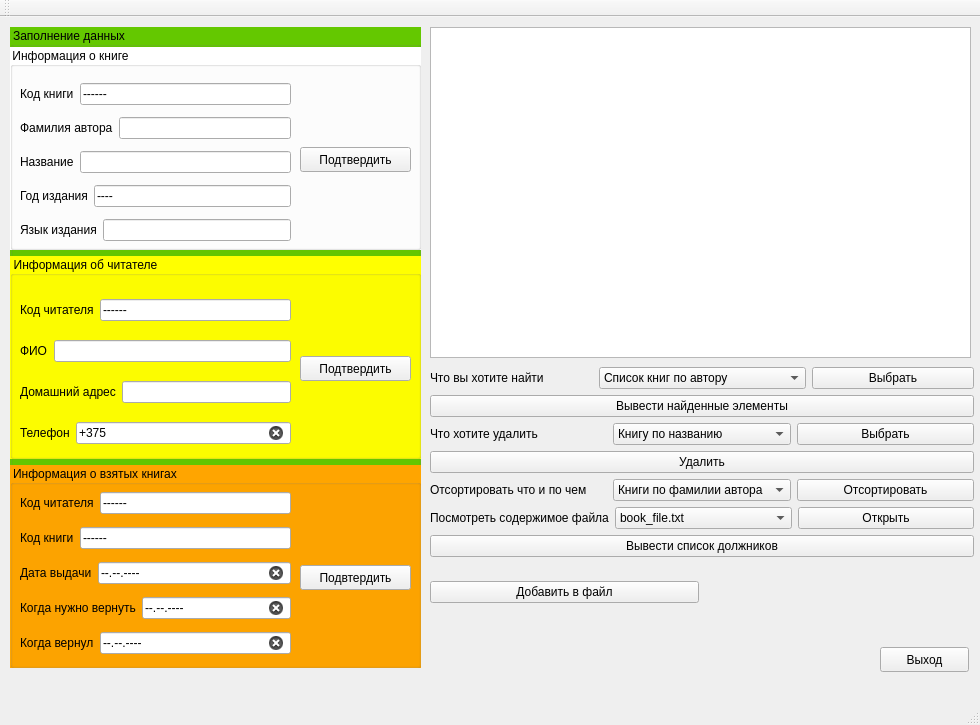
<?xml version="1.0" encoding="UTF-8"?>
<ui version="4.0">
 <class>MainWindow</class>
 <widget class="QMainWindow" name="MainWindow">
  <property name="geometry">
   <rect>
    <x>0</x>
    <y>0</y>
    <width>980</width>
    <height>725</height>
   </rect>
  </property>
  <property name="windowTitle">
   <string>MainWindow</string>
  </property>
  <property name="styleSheet">
   <string notr="true">#ln_vidachi[state1 = &quot;0&quot;] {
	background-color: red;
}
#ln_vidachi[state1 = &quot;1&quot;] {
	background-color: rgb(38, 162, 105);
}
#ln_vidachi[state1 = &quot;2&quot;] {
	background-color: white;
}
#ln_vernut[state2 = &quot;0&quot;] {
	background-color: red;
}
#ln_vernut[state2 = &quot;1&quot;] {
	background-color: rgb(38, 162, 105);
}
#ln_vernut[state2 = &quot;2&quot;] {
	background-color: white;
}
#ln_vernul[state3 = &quot;0&quot;] {
	background-color: red;
}
#ln_vernul[state3 = &quot;1&quot;] {
	background-color: rgb(38, 162, 105);
}
#ln_vernul[state3 = &quot;2&quot;] {
	background-color: white;
}
#ln_mob_number[state4 = &quot;0&quot;] {
	background-color: red;
}
#ln_mob_number[state4 = &quot;1&quot;] {
	background-color: rgb(38, 162, 105);
}
#ln_mob_number[state4 = &quot;2&quot;] {
	background-color: white;
}
#ln_code_of_book[state5 = &quot;0&quot;] {
	background-color: red;
}
#ln_code_of_book[state5 = &quot;1&quot;] {
	background-color: rgb(38, 162, 105);
}
#ln_code_of_book[state5 = &quot;2&quot;] {
	background-color: white;
}
#ln_year_of_edition[state6 = &quot;0&quot;] {
	background-color: red;
}
#ln_year_of_edition[state6 = &quot;1&quot;] {
	background-color: rgb(38, 162, 105);
}
#ln_year_of_edition[state6 = &quot;2&quot;] {
	background-color: white;
}
#ln_code_of_reader[state7 = &quot;0&quot;] {
	background-color: red;
}
#ln_code_of_reader[state7 = &quot;1&quot;] {
	background-color: rgb(38, 162, 105);
}
#ln_code_of_reader[state7 = &quot;2&quot;] {
	background-color: white;
}
#ln_codeb[state8 = &quot;0&quot;] {
	background-color: red;
}
#ln_codeb[state8 = &quot;1&quot;] {
	background-color: rgb(38, 162, 105);
}
#ln_codeb[state8 = &quot;2&quot;] {
	background-color: white;
}
#ln_coder[state9 = &quot;0&quot;] {
	background-color: red;
}
#ln_coder[state9 = &quot;1&quot;] {
	background-color: rgb(38, 162, 105);
}
#ln_coder[state9 = &quot;2&quot;] {
	background-color: white;
}</string>
  </property>
  <widget class="QWidget" name="centralwidget">
   <widget class="QListWidget" name="listWidget">
    <property name="geometry">
     <rect>
      <x>430</x>
      <y>10</y>
      <width>541</width>
      <height>331</height>
     </rect>
    </property>
   </widget>
   <widget class="QGroupBox" name="groupBox_4">
    <property name="geometry">
     <rect>
      <x>10</x>
      <y>10</y>
      <width>411</width>
      <height>641</height>
     </rect>
    </property>
    <property name="styleSheet">
     <string notr="true">QGroupBox {
background-color:rgb(100,200,0);
}</string>
    </property>
    <property name="title">
     <string>Заполнение данных</string>
    </property>
   </widget>
   <widget class="QWidget" name="layoutWidget">
    <property name="geometry">
     <rect>
      <x>10</x>
      <y>30</y>
      <width>411</width>
      <height>621</height>
     </rect>
    </property>
    <layout class="QVBoxLayout" name="verticalLayout">
     <item>
      <widget class="QGroupBox" name="groupBox">
       <property name="styleSheet">
        <string notr="true">QGroupBox {
background-color:white;
}</string>
       </property>
       <property name="title">
        <string>Информация о книге</string>
       </property>
       <widget class="QWidget" name="layoutWidget">
        <property name="geometry">
         <rect>
          <x>10</x>
          <y>30</y>
          <width>271</width>
          <height>171</height>
         </rect>
        </property>
        <layout class="QVBoxLayout" name="verticalLayout_2">
         <item>
          <layout class="QHBoxLayout" name="horizontalLayout_4">
           <item>
            <widget class="QLabel" name="label">
             <property name="text">
              <string>Код книги</string>
             </property>
            </widget>
           </item>
           <item>
            <widget class="QLineEdit" name="ln_code_of_book">
             <property name="inputMask">
              <string>000000;-</string>
             </property>
             <property name="clearButtonEnabled">
              <bool>true</bool>
             </property>
             <property name="state5" stdset="0">
              <string/>
             </property>
            </widget>
           </item>
          </layout>
         </item>
         <item>
          <layout class="QHBoxLayout" name="horizontalLayout_3">
           <item>
            <widget class="QLabel" name="label_2">
             <property name="text">
              <string>Фамилия автора</string>
             </property>
            </widget>
           </item>
           <item>
            <widget class="QLineEdit" name="ln_fam"/>
           </item>
          </layout>
         </item>
         <item>
          <layout class="QHBoxLayout" name="horizontalLayout_2">
           <item>
            <widget class="QLabel" name="label_3">
             <property name="text">
              <string>Название</string>
             </property>
            </widget>
           </item>
           <item>
            <widget class="QLineEdit" name="ln_topic"/>
           </item>
          </layout>
         </item>
         <item>
          <layout class="QHBoxLayout" name="horizontalLayout_5">
           <item>
            <widget class="QLabel" name="label_4">
             <property name="text">
              <string>Год издания</string>
             </property>
            </widget>
           </item>
           <item>
            <widget class="QLineEdit" name="ln_year_of_edition">
             <property name="inputMask">
              <string>0000;-</string>
             </property>
             <property name="clearButtonEnabled">
              <bool>true</bool>
             </property>
             <property name="state6" stdset="0">
              <string/>
             </property>
            </widget>
           </item>
          </layout>
         </item>
         <item>
          <layout class="QHBoxLayout" name="horizontalLayout_6">
           <item>
            <widget class="QLabel" name="label_5">
             <property name="text">
              <string>Язык издания</string>
             </property>
            </widget>
           </item>
           <item>
            <widget class="QLineEdit" name="ln_language"/>
           </item>
          </layout>
         </item>
        </layout>
       </widget>
       <widget class="QPushButton" name="bnt_info_book">
        <property name="geometry">
         <rect>
          <x>290</x>
          <y>100</y>
          <width>111</width>
          <height>25</height>
         </rect>
        </property>
        <property name="text">
         <string>Подтвердить</string>
        </property>
       </widget>
       <widget class="QLabel" name="ln_error1">
        <property name="geometry">
         <rect>
          <x>290</x>
          <y>130</y>
          <width>121</width>
          <height>71</height>
         </rect>
        </property>
        <property name="text">
         <string/>
        </property>
       </widget>
      </widget>
     </item>
     <item>
      <widget class="QGroupBox" name="groupBox_2">
       <property name="styleSheet">
        <string notr="true">QGroupBox {
background-color:yellow;
}</string>
       </property>
       <property name="title">
        <string>Информация об читателе</string>
       </property>
       <widget class="QWidget" name="layoutWidget">
        <property name="geometry">
         <rect>
          <x>10</x>
          <y>30</y>
          <width>271</width>
          <height>171</height>
         </rect>
        </property>
        <layout class="QVBoxLayout" name="verticalLayout_3">
         <item>
          <layout class="QHBoxLayout" name="horizontalLayout_7">
           <item>
            <widget class="QLabel" name="label_6">
             <property name="text">
              <string>Код читателя</string>
             </property>
            </widget>
           </item>
           <item>
            <widget class="QLineEdit" name="ln_code_of_reader">
             <property name="inputMask">
              <string>000000;-</string>
             </property>
             <property name="clearButtonEnabled">
              <bool>true</bool>
             </property>
             <property name="state7" stdset="0">
              <string/>
             </property>
            </widget>
           </item>
          </layout>
         </item>
         <item>
          <layout class="QHBoxLayout" name="horizontalLayout_8">
           <item>
            <widget class="QLabel" name="label_7">
             <property name="text">
              <string>ФИО</string>
             </property>
            </widget>
           </item>
           <item>
            <widget class="QLineEdit" name="ln_fio"/>
           </item>
          </layout>
         </item>
         <item>
          <layout class="QHBoxLayout" name="horizontalLayout_9">
           <item>
            <widget class="QLabel" name="label_8">
             <property name="text">
              <string>Домашний адрес</string>
             </property>
            </widget>
           </item>
           <item>
            <widget class="QLineEdit" name="ln_home_adress"/>
           </item>
          </layout>
         </item>
         <item>
          <layout class="QHBoxLayout" name="horizontalLayout_10">
           <item>
            <widget class="QLabel" name="label_9">
             <property name="text">
              <string>Телефон</string>
             </property>
            </widget>
           </item>
           <item>
            <widget class="QLineEdit" name="ln_mob_number">
             <property name="styleSheet">
              <string notr="true"/>
             </property>
             <property name="inputMask">
              <string>+375000000000</string>
             </property>
             <property name="cursorPosition">
              <number>4</number>
             </property>
             <property name="clearButtonEnabled">
              <bool>true</bool>
             </property>
             <property name="state4" stdset="0">
              <string/>
             </property>
            </widget>
           </item>
          </layout>
         </item>
        </layout>
       </widget>
       <widget class="QPushButton" name="bnt_info_reader">
        <property name="geometry">
         <rect>
          <x>290</x>
          <y>100</y>
          <width>111</width>
          <height>25</height>
         </rect>
        </property>
        <property name="text">
         <string>Подтвердить</string>
        </property>
       </widget>
       <widget class="QLabel" name="ln_error2">
        <property name="geometry">
         <rect>
          <x>290</x>
          <y>130</y>
          <width>121</width>
          <height>71</height>
         </rect>
        </property>
        <property name="text">
         <string/>
        </property>
       </widget>
      </widget>
     </item>
     <item>
      <widget class="QGroupBox" name="groupBox_3">
       <property name="styleSheet">
        <string notr="true">QGroupBox {
background-color:orange;
}</string>
       </property>
       <property name="title">
        <string>Информация о взятых книгах</string>
       </property>
       <widget class="QWidget" name="layoutWidget">
        <property name="geometry">
         <rect>
          <x>10</x>
          <y>20</y>
          <width>271</width>
          <height>181</height>
         </rect>
        </property>
        <layout class="QVBoxLayout" name="verticalLayout_4">
         <item>
          <layout class="QHBoxLayout" name="horizontalLayout_15">
           <item>
            <widget class="QLabel" name="label_10">
             <property name="text">
              <string>Код читателя</string>
             </property>
            </widget>
           </item>
           <item>
            <widget class="QLineEdit" name="ln_coder">
             <property name="inputMask">
              <string>000000;-</string>
             </property>
             <property name="clearButtonEnabled">
              <bool>true</bool>
             </property>
             <property name="state9" stdset="0">
              <string/>
             </property>
            </widget>
           </item>
          </layout>
         </item>
         <item>
          <layout class="QHBoxLayout" name="horizontalLayout_14">
           <item>
            <widget class="QLabel" name="label_11">
             <property name="text">
              <string>Код книги</string>
             </property>
            </widget>
           </item>
           <item>
            <widget class="QLineEdit" name="ln_codeb">
             <property name="inputMask">
              <string>000000;-</string>
             </property>
             <property name="clearButtonEnabled">
              <bool>true</bool>
             </property>
             <property name="state8" stdset="0">
              <string/>
             </property>
            </widget>
           </item>
          </layout>
         </item>
         <item>
          <layout class="QHBoxLayout" name="horizontalLayout_13">
           <item>
            <widget class="QLabel" name="label_12">
             <property name="text">
              <string>Дата выдачи</string>
             </property>
            </widget>
           </item>
           <item>
            <widget class="QLineEdit" name="ln_vidachi">
             <property name="inputMask">
              <string>00.00.0000;-</string>
             </property>
             <property name="clearButtonEnabled">
              <bool>true</bool>
             </property>
             <property name="state1" stdset="0">
              <string/>
             </property>
            </widget>
           </item>
          </layout>
         </item>
         <item>
          <layout class="QHBoxLayout" name="horizontalLayout_12">
           <item>
            <widget class="QLabel" name="label_13">
             <property name="text">
              <string>Когда нужно вернуть</string>
             </property>
            </widget>
           </item>
           <item>
            <widget class="QLineEdit" name="ln_vernut">
             <property name="inputMask">
              <string>00.00.0000;-</string>
             </property>
             <property name="clearButtonEnabled">
              <bool>true</bool>
             </property>
             <property name="state2" stdset="0">
              <string/>
             </property>
            </widget>
           </item>
          </layout>
         </item>
         <item>
          <layout class="QHBoxLayout" name="horizontalLayout_11">
           <item>
            <widget class="QLabel" name="label_14">
             <property name="text">
              <string>Когда вернул</string>
             </property>
            </widget>
           </item>
           <item>
            <widget class="QLineEdit" name="ln_vernul">
             <property name="inputMask">
              <string>00.00.0000;-</string>
             </property>
             <property name="clearButtonEnabled">
              <bool>true</bool>
             </property>
             <property name="state3" stdset="0">
              <string/>
             </property>
            </widget>
           </item>
          </layout>
         </item>
        </layout>
       </widget>
       <widget class="QPushButton" name="bnt_info_get_book">
        <property name="geometry">
         <rect>
          <x>290</x>
          <y>100</y>
          <width>111</width>
          <height>25</height>
         </rect>
        </property>
        <property name="text">
         <string>Подвтердить</string>
        </property>
       </widget>
       <widget class="QLabel" name="ln_error3">
        <property name="geometry">
         <rect>
          <x>290</x>
          <y>130</y>
          <width>121</width>
          <height>71</height>
         </rect>
        </property>
        <property name="text">
         <string/>
        </property>
       </widget>
      </widget>
     </item>
    </layout>
   </widget>
   <widget class="QWidget" name="layoutWidget">
    <property name="geometry">
     <rect>
      <x>430</x>
      <y>350</y>
      <width>544</width>
      <height>254</height>
     </rect>
    </property>
    <layout class="QVBoxLayout" name="verticalLayout_5">
     <item>
      <layout class="QHBoxLayout" name="horizontalLayout_16">
       <item>
        <widget class="QLabel" name="label_15">
         <property name="text">
          <string>Что вы хотите найти</string>
         </property>
        </widget>
       </item>
       <item>
        <widget class="QComboBox" name="cbxWhatWantFind">
         <item>
          <property name="text">
           <string>Список книг по автору</string>
          </property>
         </item>
         <item>
          <property name="text">
           <string>Список книг по названию</string>
          </property>
         </item>
         <item>
          <property name="text">
           <string>Книгу по ее коду</string>
          </property>
         </item>
         <item>
          <property name="text">
           <string>Список книг у читателя по коду</string>
          </property>
         </item>
         <item>
          <property name="text">
           <string>Код читателя по ФИО</string>
          </property>
         </item>
        </widget>
       </item>
       <item>
        <widget class="QPushButton" name="pushButton">
         <property name="text">
          <string>Выбрать</string>
         </property>
        </widget>
       </item>
      </layout>
     </item>
     <item>
      <widget class="QPushButton" name="pushButton_2">
       <property name="text">
        <string>Вывести найденные элементы</string>
       </property>
      </widget>
     </item>
     <item>
      <layout class="QHBoxLayout" name="horizontalLayout_17">
       <item>
        <widget class="QLabel" name="label_16">
         <property name="text">
          <string>Что хотите удалить</string>
         </property>
        </widget>
       </item>
       <item>
        <widget class="QComboBox" name="cnxRemove">
         <item>
          <property name="text">
           <string>Книгу по названию</string>
          </property>
         </item>
         <item>
          <property name="text">
           <string>Книгу по коду</string>
          </property>
         </item>
         <item>
          <property name="text">
           <string>Читателя по ФИО</string>
          </property>
         </item>
         <item>
          <property name="text">
           <string>Читателя по коду</string>
          </property>
         </item>
        </widget>
       </item>
       <item>
        <widget class="QPushButton" name="bnt_vibor">
         <property name="text">
          <string>Выбрать</string>
         </property>
        </widget>
       </item>
      </layout>
     </item>
     <item>
      <widget class="QPushButton" name="bnt_rem_vib">
       <property name="text">
        <string>Удалить</string>
       </property>
      </widget>
     </item>
     <item>
      <layout class="QHBoxLayout" name="horizontalLayout_18">
       <item>
        <widget class="QLabel" name="label_17">
         <property name="text">
          <string>Отсортировать что и по чем</string>
         </property>
        </widget>
       </item>
       <item>
        <widget class="QComboBox" name="cbx_Sort">
         <item>
          <property name="text">
           <string>Книги по фамилии автора</string>
          </property>
         </item>
         <item>
          <property name="text">
           <string>Книги по названию</string>
          </property>
         </item>
         <item>
          <property name="text">
           <string>Книги по году издания</string>
          </property>
         </item>
         <item>
          <property name="text">
           <string>Читателей по ФИО</string>
          </property>
         </item>
        </widget>
       </item>
       <item>
        <widget class="QPushButton" name="bntSort">
         <property name="text">
          <string>Отсортировать</string>
         </property>
        </widget>
       </item>
      </layout>
     </item>
     <item>
      <layout class="QHBoxLayout" name="horizontalLayout">
       <item>
        <widget class="QLabel" name="lblPSF">
         <property name="text">
          <string>Посмотреть содержимое файла</string>
         </property>
        </widget>
       </item>
       <item>
        <widget class="QComboBox" name="cbxFiles">
         <item>
          <property name="text">
           <string>book_file.txt</string>
          </property>
         </item>
         <item>
          <property name="text">
           <string>reader_file.txt</string>
          </property>
         </item>
         <item>
          <property name="text">
           <string>borrowing_file.txt</string>
          </property>
         </item>
        </widget>
       </item>
       <item>
        <widget class="QPushButton" name="bntOpen_Files">
         <property name="text">
          <string>Открыть</string>
         </property>
        </widget>
       </item>
      </layout>
     </item>
     <item>
      <widget class="QPushButton" name="bnt_dolj">
       <property name="text">
        <string>Вывести список должников</string>
       </property>
      </widget>
     </item>
     <item>
      <layout class="QHBoxLayout" name="horizontalLayout_19">
       <item>
        <widget class="QPushButton" name="bnt_add_to_file">
         <property name="text">
          <string>Добавить в файл</string>
         </property>
        </widget>
       </item>
       <item>
        <widget class="QLabel" name="ln_error">
         <property name="text">
          <string>&lt;html&gt;&lt;head/&gt;&lt;body&gt;&lt;p/&gt;&lt;/body&gt;&lt;/html&gt;</string>
         </property>
        </widget>
       </item>
      </layout>
     </item>
    </layout>
   </widget>
   <widget class="QPushButton" name="bnt_end">
    <property name="geometry">
     <rect>
      <x>880</x>
      <y>630</y>
      <width>89</width>
      <height>25</height>
     </rect>
    </property>
    <property name="text">
     <string>Выход</string>
    </property>
   </widget>
  </widget>
  <widget class="QMenuBar" name="menubar">
   <property name="geometry">
    <rect>
     <x>0</x>
     <y>0</y>
     <width>980</width>
     <height>22</height>
    </rect>
   </property>
  </widget>
  <widget class="QStatusBar" name="statusbar"/>
  <widget class="QToolBar" name="toolBar">
   <property name="windowTitle">
    <string>toolBar</string>
   </property>
   <attribute name="toolBarArea">
    <enum>TopToolBarArea</enum>
   </attribute>
   <attribute name="toolBarBreak">
    <bool>false</bool>
   </attribute>
  </widget>
 </widget>
 <resources/>
 <connections/>
</ui>
